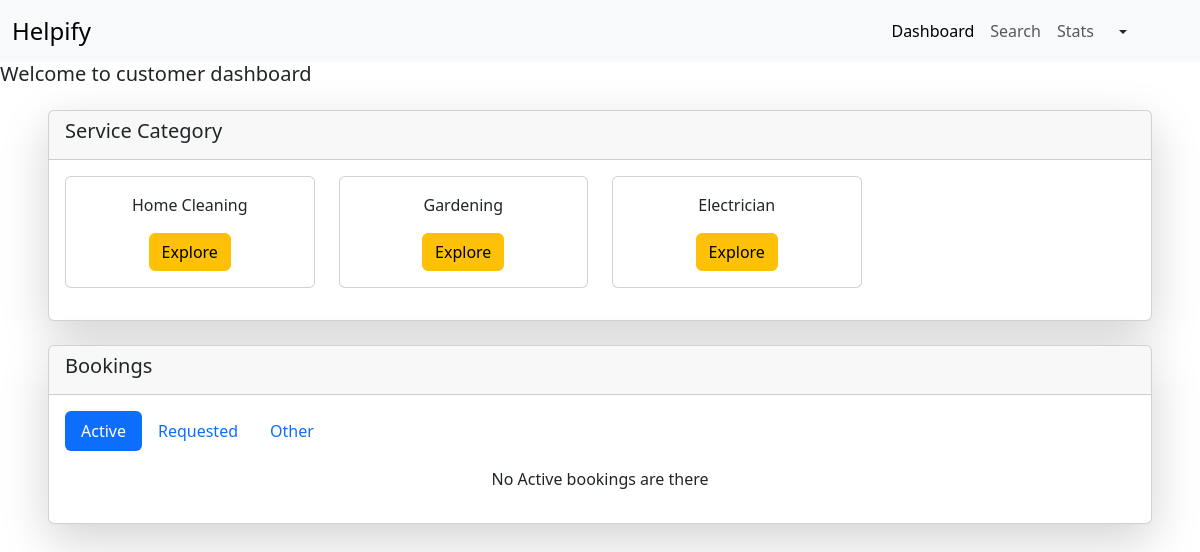
Page /customer/dashboard (signed in) on the committed database.
### backend/models.py (models this page shows)
class ServiceCategory(db.Model):
    __tablename__  = "category"
    id = db.Column(db.Integer , primary_key = True , autoincrement=True )
    name = db.Column(db.String  ,unique=True, nullable = False)
    professionals= db.relationship("ServiceProfessional" , backref="category" )
    packages= db.relationship("ServicePackage" , backref="category" )

### backend/routes.py (the view)
@app.route("/customer/dashboard")
@login_required
def cust_dash():
    all_cats = db.session.query(ServiceCategory).all()
    active_bookings = []
    requested_bookings=[]
    other_bookings = []
    for booking in current_user.created_bookings:
        if booking.status =="Active" or booking.status=="Started" or booking.status=="Finished":
            active_bookings.append(booking)
        elif booking.status =="Requested":
            requested_bookings.append(booking)
        else:
            other_bookings.append(booking)
    return render_template("/customer/dashboard.html",  current_cust = current_user, all_cats=all_cats ,
                           active_bookings = active_bookings, requested_bookings=requested_bookings, other_bookings=other_bookings)

### app.py (called while the page is built)
def create_app():
    app = Flask(__name__)
    app.config["SQLALCHEMY_DATABASE_URI"] = "sqlite:///household_app_db.sqlite3"
    app.config["SECRET_KEY"] = "thisismysecret"
    db.init_app(app)
    login_manager = LoginManager(app)
    @login_manager.user_loader
    def load_user(email):
        return db.session.query(User).filter_by(email= email ).first() or \
                db.session.query(Admin).filter_by(email= email).first() or \
                db.session.query(ServiceProfessional).filter_by(email=email).first()
    app.app_context().push()
    db.create_all()
    return app

### templates/customer/dashboard.html (shortened to what this page needs)
<!DOCTYPE html>
<html lang="en">
<head>
    <link href="https://cdn.jsdelivr.net/npm/bootstrap@5.3.7/dist/css/bootstrap.min.css" rel="stylesheet"
>
</head>
<body>
    <nav class="navbar navbar-expand-lg bg-body-tertiary">
        <div class="container-fluid">
            <a class="navbar-brand fs-4" href="#">Helpify</a>
            <div class="col-3lapse navbar-collapse " id="navbarNav">
                <ul class="navbar-nav ms-auto    ">
                    <li class="nav-item">
                        <a class="nav-link active" aria-current="page" href="#">Dashboard</a>
                    </li>
                    <li class="nav-item">
                        <a class="nav-link" href="#">Search</a>
                    </li>
                    <li class="nav-item">
                        <a class="nav-link" href="#">Stats</a>
                    </li>
                </ul>
                <div class="dropdown me-5 ">
                    <button class="btn btn- dropdown-toggle" type="button" data-bs-toggle="dropdown"
                        aria-expanded="false">
                    </button>
                </div>
            </div>
        </div>
    </nav>
    <h5>Welcome to customer dashboard</h5>
    {% if current_cust.status == "Flagged" %}
    <div class="card shadow-lg mt-5 p-3 ms-auto me-auto" style="width: 30%;">
        flagged by admin.
    </div>
    {% else %}
    <div class="card shadow-lg ms-5 me-5 mt-4 text-center">
        <div class="card-header">
            <div class="d-flex d-inline">
                <h5>Service Category</h5>
            </div>
        </div>
        <div class="card-body">
            <div class="row">
                {% for cat in all_cats %}
                <div class="col-3 mb-3">
                    <div class="card">
                        <div class="card-body">
                            <p>{{cat.name}}</p>
                            <a href="/customer/search?cat_id={{cat.id}}" class="btn btn-warning">Explore</a>
                        </div>
                    </div>
                </div>
                {% endfor %}
            </div>
        </div>
    </div>
    <div class="card mt-4 ms-5 me-5 shadow-lg mb-3">
        <div class="card-header">
            <h5>Bookings</h5>
        </div>
        <div class="card-body">
            <ul class="nav nav-pills mb-3" id="pills-tab" role="tablist">
                <li class="nav-item" role="presentation">
                    <button class="nav-link active" id="pills-Activebooking-tab" data-bs-toggle="pill"
                        data-bs-target="#pills-Activebooking" type="button" role="tab"
                        aria-controls="pills-Activebooking" aria-selected="true">Active</button>
                </li>
                <li class="nav-item" role="presentation">
                    <button class="nav-link" id="pills-RequestedBooking-tab" data-bs-toggle="pill"
                        data-bs-target="#pills-RequestedBooking" type="button" role="tab"
                        aria-controls="pills-RequestedBooking" aria-selected="false">Requested</button>
                </li>
                <li class="nav-item" role="presentation">
                    <button class="nav-link" id="pills-otherbooking-tab" data-bs-toggle="pill"
                        data-bs-target="#pills-otherbooking" type="button" role="tab" aria-controls="pills-otherbooking"
                        aria-selected="false">Other</button>
                </li>
            </ul>
            <div class="tab-content" id="pills-tabContent">
                <div class="tab-pane fade show active" id="pills-Activebooking" role="tabpanel"
                    aria-labelledby="pills-Activebooking-tab" tabindex="0">
                    {% if active_bookings %}
                    <table class="table">
                        <thead>
                            <tr>
                                <th scope="col">Professional Name</th>
                                <th scope="col">Package Name</th>
                                <th scope="col">Email</th>
                                <th scope="col">Date</th>
                                <th scope="col">time</th>
                                <th scope="col">Price</th>
                                <th scope="col">Phone</th>
                                <th scope="col">
                                    Actions
                                </th>
                            </tr>
                        </thead>
                        <tbody>
                            {% for ab in active_bookings %}
                            <tr>
                                <td>{{ab.professional.name}}</td>
                                <td>{{ab.package.name}}</td>
                                <td>{{ab.professional.email}}</td>
                                <td>{{ab.date}}</td>
                                <td>{{ab.time}}</td>
                                <td>{{ab.package.price}}</td>
                                <td>{{ab.professional.phone}}</td>
                                <td>
                                    {% if ab.status == "Started" %}
                                    <p>Professional started the booking</p>
                                    {% elif ab.status == "Finished" %}
                                        <button class="btn btn-success" data-bs-toggle="modal" data-bs-target="#Close-booking-{{ab.id}}">Close</button>
                                        <div class="modal fade" id="Close-booking-{{ab.id}}" tabindex="-1"
                                            aria-labelledby="exampleModalLabel" aria-hidden="true">
                                            <div class="modal-dialog">
                                                <div class="modal-content">
                                                    <div class="modal-header">
                                                        <h1 class="modal-title fs-5" id="exampleModalLabel">Close Booking
                                                        </h1>
                                                        <button type="button" class="btn-close" data-bs-dismiss="modal"
                                                            aria-label="Close"></button>
                                                    </div>
                                                    <div class="modal-body">
                                                        Are you sure you want to Close?
                                                    </div>
                                                    <div class="modal-footer">
                                                        <form action="/booking?task=close&book_id={{ab.id}}" method="POST">
                                                            <button type="submit" class="btn btn-success">Yes</button>
                                                        </form>
                                                        <button class="btn btn-secondary" data-bs-dismiss="modal">NO</button>
                                                    </div>
                                                </div>
                                            </div>
                                        </div>
                                         </div>
                                    {% endif %}
                                </td>
                            </tr>
                            {% endfor %}
                        </tbody>
                    </table>
                                {% else %}
                                <div class="text-center ">
                                    <p> No Active bookings are there</p>
                                </div>
                                {% endif %}
                </div>
            </div>
        </div>
    </div>
    {% endif %}
</body>
</html>

### rows in the picture
ServiceCategory: name "Home Cleaning"
ServiceCategory: name "Gardening"
ServiceCategory: name "Electrician"
